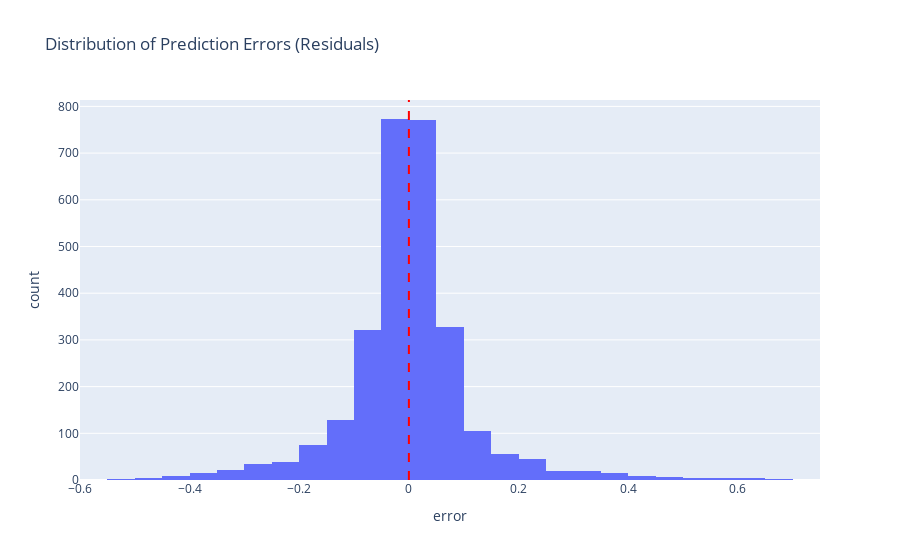

The notebook cell saved with this chart:
### Markdown cell above
## 4. Error Analysis

Let's look at the **Residuals** (Actual - Predicted). Ideally, they should be random noise centered around zero.

### Code cell
test['predicted'] = model_xgb.predict(test[features])
test['error'] = test['temperature_celsius'] - test['predicted']
test['abs_error'] = test['error'].abs()

# Residual Distribution
fig = px.histogram(test, x='error', nbins=50, title="Distribution of Prediction Errors (Residuals)")
fig.add_vline(x=0, line_dash="dash", line_color="red")
fig.show()

### Figure 1 — Plotly figure (JSON) as saved in the notebook; plotly's stock layout.template omitted (floating-point values rounded to 4 significant figures; data arrays with more than 128 entries replaced by an {"elided": "..."} marker saying what was removed)
{"data": [{"bingroup": "x", "hovertemplate": "error=%{x}<br>count=%{y}<extra></extra>", "legendgroup": "", "marker": {"color": "#636efa", "pattern": {"shape": ""}}, "name": "", "nbinsx": 50, "orientation": "v", "showlegend": false, "type": "histogram", "x": {"elided": "2813 float values"}, "xaxis": "x", "yaxis": "y"}], "layout": {"barmode": "relative", "legend": {"tracegroupgap": 0}, "shapes": [{"line": {"color": "red", "dash": "dash"}, "type": "line", "x0": 0, "x1": 0, "xref": "x", "y0": 0, "y1": 1, "yref": "y domain"}], "title": {"text": "Distribution of Prediction Errors (Residuals)"}, "xaxis": {"anchor": "y", "domain": [0, 1], "title": {"text": "error"}}, "yaxis": {"anchor": "x", "domain": [0, 1], "title": {"text": "count"}}}}
